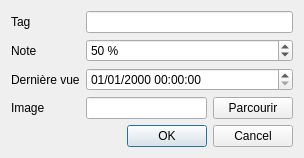
<?xml version="1.0" encoding="UTF-8"?>
<ui version="4.0">
 <class>favoriteWindow</class>
 <widget class="QDialog" name="favoriteWindow">
  <property name="geometry">
   <rect>
    <x>0</x>
    <y>0</y>
    <width>304</width>
    <height>152</height>
   </rect>
  </property>
  <property name="sizePolicy">
   <sizepolicy hsizetype="Fixed" vsizetype="Fixed">
    <horstretch>0</horstretch>
    <verstretch>0</verstretch>
   </sizepolicy>
  </property>
  <property name="windowTitle">
   <string>Grabber - Modifier un favori</string>
  </property>
  <property name="windowIcon">
   <iconset resource="../resources.qrc">
    <normaloff>:/images/icon.ico</normaloff>:/images/icon.ico</iconset>
  </property>
  <layout class="QVBoxLayout" name="verticalLayout">
   <item>
    <layout class="QFormLayout" name="formLayout_2">
     <property name="fieldGrowthPolicy">
      <enum>QFormLayout::AllNonFixedFieldsGrow</enum>
     </property>
     <item row="0" column="0">
      <widget class="QLabel" name="tagLabel">
       <property name="whatsThis">
        <string>Le tag correspond au favori. Il n'est pas souvent utile de le modifier.</string>
       </property>
       <property name="text">
        <string>Tag</string>
       </property>
      </widget>
     </item>
     <item row="0" column="1">
      <widget class="QLineEdit" name="tagLineEdit"/>
     </item>
     <item row="1" column="0">
      <widget class="QLabel" name="noteLabel">
       <property name="whatsThis">
        <string>De 0 à 100, la note peut servir à ordonner les favoris par ordre de préférence.</string>
       </property>
       <property name="text">
        <string>Note</string>
       </property>
      </widget>
     </item>
     <item row="1" column="1">
      <widget class="QSpinBox" name="noteSpinBox">
       <property name="suffix">
        <string> %</string>
       </property>
       <property name="maximum">
        <number>100</number>
       </property>
       <property name="value">
        <number>50</number>
       </property>
      </widget>
     </item>
     <item row="2" column="0">
      <widget class="QLabel" name="lastViewedLabel">
       <property name="whatsThis">
        <string>Dernière fois que vous avez cliqué sur &quot;Marquer comme vu&quot;.</string>
       </property>
       <property name="text">
        <string>Dernière vue</string>
       </property>
      </widget>
     </item>
     <item row="2" column="1">
      <widget class="QDateTimeEdit" name="lastViewedDateTimeEdit">
       <property name="displayFormat">
        <string>dd/MM/yyyy HH:mm:ss</string>
       </property>
      </widget>
     </item>
     <item row="3" column="0">
      <widget class="QLabel" name="imageLabel">
       <property name="whatsThis">
        <string>Image dont l'icone sera affichée dans la liste des favoris.</string>
       </property>
       <property name="text">
        <string>Image</string>
       </property>
      </widget>
     </item>
     <item row="3" column="1">
      <layout class="QHBoxLayout" name="horizontalLayout" stretch="1,0">
       <item>
        <widget class="QLineEdit" name="imageLineEdit">
         <property name="sizePolicy">
          <sizepolicy hsizetype="Expanding" vsizetype="Fixed">
           <horstretch>0</horstretch>
           <verstretch>0</verstretch>
          </sizepolicy>
         </property>
         <property name="readOnly">
          <bool>false</bool>
         </property>
        </widget>
       </item>
       <item>
        <widget class="QPushButton" name="openButton">
         <property name="text">
          <string>Parcourir</string>
         </property>
        </widget>
       </item>
      </layout>
     </item>
    </layout>
   </item>
   <item>
    <widget class="QDialogButtonBox" name="buttonBox">
     <property name="orientation">
      <enum>Qt::Horizontal</enum>
     </property>
     <property name="standardButtons">
      <set>QDialogButtonBox::Cancel|QDialogButtonBox::Ok</set>
     </property>
    </widget>
   </item>
  </layout>
 </widget>
 <resources>
  <include location="../resources.qrc"/>
 </resources>
 <connections>
  <connection>
   <sender>buttonBox</sender>
   <signal>accepted()</signal>
   <receiver>favoriteWindow</receiver>
   <slot>accept()</slot>
   <hints>
    <hint type="sourcelabel">
     <x>248</x>
     <y>254</y>
    </hint>
    <hint type="destinationlabel">
     <x>157</x>
     <y>274</y>
    </hint>
   </hints>
  </connection>
  <connection>
   <sender>buttonBox</sender>
   <signal>rejected()</signal>
   <receiver>favoriteWindow</receiver>
   <slot>reject()</slot>
   <hints>
    <hint type="sourcelabel">
     <x>316</x>
     <y>260</y>
    </hint>
    <hint type="destinationlabel">
     <x>286</x>
     <y>274</y>
    </hint>
   </hints>
  </connection>
 </connections>
</ui>
